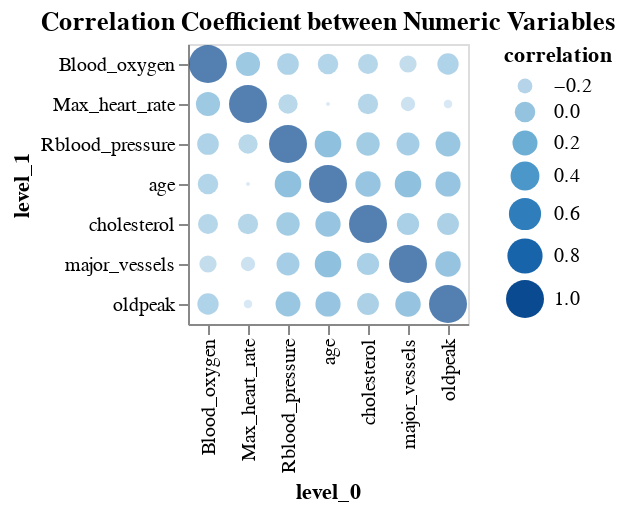

This figure's notebook cell:
### Code cell
# make a correlation plot
cc_plot = (
    alt.Chart(corr_df)
    .mark_circle()
    .encode(
        alt.X("level_0:N"),
        alt.Y("level_1:N"),
        alt.Size("correlation"),
        alt.Color("correlation")
    )
    .properties(title="Correlation Coefficient between Numeric Variables")
)
cc_plot

### Figure 1 — Vega-Lite specification as saved in the notebook (floating-point values rounded to 4 significant figures)
{"$schema": "https://vega.github.io/schema/vega-lite/v4.17.0.json", "config": {"view": {"continuousHeight": 300, "continuousWidth": 400}}, "data": {"name": "data-c8564e424c2d61f92e4a96db778a7f21"}, "datasets": {"data-c8564e424c2d61f92e4a96db778a7f21": [{"correlation": 1, "level_0": "age", "level_1": "age"}, {"correlation": 0.2794, "level_0": "age", "level_1": "Rblood_pressure"}, {"correlation": 0.2137, "level_0": "age", "level_1": "cholesterol"}, {"correlation": -0.3985, "level_0": "age", "level_1": "Max_heart_rate"}, {"correlation": -0.002252, "level_0": "age", "level_1": "Blood_oxygen"}, {"correlation": 0.2763, "level_0": "age", "level_1": "major_vessels"}, {"correlation": 0.21, "level_0": "age", "level_1": "oldpeak"}, {"correlation": 0.2794, "level_0": "Rblood_pressure", "level_1": "age"}, {"correlation": 1, "level_0": "Rblood_pressure", "level_1": "Rblood_pressure"}, {"correlation": 0.1232, "level_0": "Rblood_pressure", "level_1": "cholesterol"}, {"correlation": -0.0467, "level_0": "Rblood_pressure", "level_1": "Max_heart_rate"}, {"correlation": 0.04349, "level_0": "Rblood_pressure", "level_1": "Blood_oxygen"}, {"correlation": 0.1014, "level_0": "Rblood_pressure", "level_1": "major_vessels"}, {"correlation": 0.1932, "level_0": "Rblood_pressure", "level_1": "oldpeak"}, {"correlation": 0.2137, "level_0": "cholesterol", "level_1": "age"}, {"correlation": 0.1232, "level_0": "cholesterol", "level_1": "Rblood_pressure"}, {"correlation": 1, "level_0": "cholesterol", "level_1": "cholesterol"}, {"correlation": -0.00994, "level_0": "cholesterol", "level_1": "Max_heart_rate"}, {"correlation": -0.02287, "level_0": "cholesterol", "level_1": "Blood_oxygen"}, {"correlation": 0.07051, "level_0": "cholesterol", "level_1": "major_vessels"}, {"correlation": 0.05395, "level_0": "cholesterol", "level_1": "oldpeak"}, {"correlation": -0.3985, "level_0": "Max_heart_rate", "level_1": "age"}, {"correlation": -0.0467, "level_0": "Max_heart_rate", "level_1": "Rblood_pressure"}, {"correlation": -0.00994, "level_0": "Max_heart_rate", "level_1": "cholesterol"}, {"correlation": 1, "level_0": "Max_heart_rate", "level_1": "Max_heart_rate"}, {"correlation": 0.1578, "level_0": "Max_heart_rate", "level_1": "Blood_oxygen"}, {"correlation": -0.2132, "level_0": "Max_heart_rate", "level_1": "major_vessels"}, {"correlation": -0.3442, "level_0": "Max_heart_rate", "level_1": "oldpeak"}, {"correlation": -0.002252, "level_0": "Blood_oxygen", "level_1": "age"}, {"correlation": 0.04349, "level_0": "Blood_oxygen", "level_1": "Rblood_pressure"}, {"correlation": -0.02287, "level_0": "Blood_oxygen", "level_1": "cholesterol"}, {"correlation": 0.1578, "level_0": "Blood_oxygen", "level_1": "Max_heart_rate"}, {"correlation": 1, "level_0": "Blood_oxygen", "level_1": "Blood_oxygen"}, {"correlation": -0.1228, "level_0": "Blood_oxygen", "level_1": "major_vessels"}, {"correlation": 0.03005, "level_0": "Blood_oxygen", "level_1": "oldpeak"}, {"correlation": 0.2763, "level_0": "major_vessels", "level_1": "age"}, {"correlation": 0.1014, "level_0": "major_vessels", "level_1": "Rblood_pressure"}, {"correlation": 0.07051, "level_0": "major_vessels", "level_1": "cholesterol"}, {"correlation": -0.2132, "level_0": "major_vessels", "level_1": "Max_heart_rate"}, {"correlation": -0.1228, "level_0": "major_vessels", "level_1": "Blood_oxygen"}, {"correlation": 1, "level_0": "major_vessels", "level_1": "major_vessels"}, {"correlation": 0.2227, "level_0": "major_vessels", "level_1": "oldpeak"}, {"correlation": 0.21, "level_0": "oldpeak", "level_1": "age"}, {"correlation": 0.1932, "level_0": "oldpeak", "level_1": "Rblood_pressure"}, {"correlation": 0.05395, "level_0": "oldpeak", "level_1": "cholesterol"}, {"correlation": -0.3442, "level_0": "oldpeak", "level_1": "Max_heart_rate"}, {"correlation": 0.03005, "level_0": "oldpeak", "level_1": "Blood_oxygen"}, {"correlation": 0.2227, "level_0": "oldpeak", "level_1": "major_vessels"}, {"correlation": 1, "level_0": "oldpeak", "level_1": "oldpeak"}]}, "encoding": {"color": {"field": "correlation", "type": "quantitative"}, "size": {"field": "correlation", "type": "quantitative"}, "x": {"field": "level_0", "type": "nominal"}, "y": {"field": "level_1", "type": "nominal"}}, "mark": "circle", "title": "Correlation Coefficient between Numeric Variables"}
